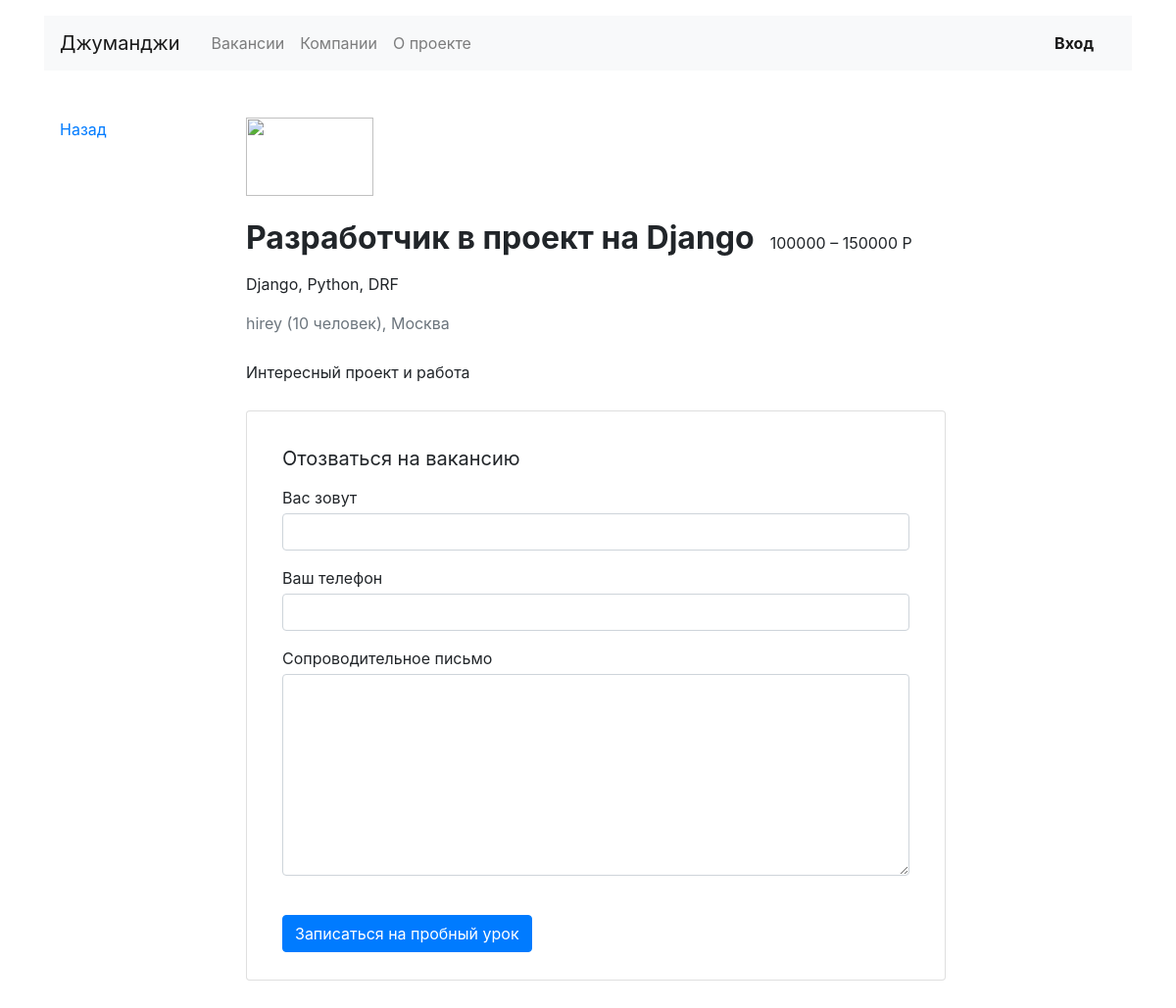
/vacancies/2/, run on the app's committed database.
### vacancy/models.py (models this page shows, shortened)
class Vacancy(models.Model):
    title = models.CharField(max_length=50)
    skills = models.TextField(blank=True, null=True)
    description = models.TextField()
    salary_min = models.IntegerField()
    salary_max = models.IntegerField()
    published_at = models.DateField()
    specialty = models.ForeignKey(
        Specialty,
        on_delete=models.CASCADE,
        related_name="vacancies")
    company = models.ForeignKey(
        Company,
        on_delete=models.CASCADE,
        related_name="vacancies")

class Company(models.Model):
    name = models.CharField(max_length=50)
    location = models.CharField(max_length=50, blank=True, null=True)
    logo = models.ImageField(
        upload_to=settings.MEDIA_COMPANY_IMAGE_DIR,
        blank=True, null=True)
    description = models.TextField(blank=True, null=True)
    employee_count = models.IntegerField(blank=True, null=True)
    owner = models.OneToOneField(
        User,
        on_delete=models.CASCADE)
    def __str__(self):
        return self.name

### vacancy/views.py (the view)
class VacancyDetailView(View):
    def get(self, request, id):
        form = ApplicationForm
        vacancy = Vacancy.objects.filter(pk=id).first()
        company = Company.objects.filter(name=vacancy.company).first()
        context = {
            'vacancy': vacancy,
            'company': company,
            'form': form}
        return render(request, 'vacancy.html', context=context)

### templates/vacancy.html (shortened to what this page needs)
{% extends 'base.html' %}
{% block content %}
  <main class="container mt-3 pb-5">
    <div class="row mt-5">
      <div class="col-12 col-lg-2">
        <div class="pl-3 mb-5">
          <p><a href="#">Назад</a></p>
        </div>
      </div>
      <div class="col-12 col-lg-8">
        <section class="pl-3">
          <a href="{% url 'companies' id=company.id %}"><img src="{% if company.logo %} {{ company.logo.url }} {% endif %}" width="130" height="80" alt=""></a>
          <div class="d-flex align-items-baseline align-content-baseline">
            <h1 class="h2 mt-4 font-weight-bold" >{{ vacancy.title }}</h1>
            <p class="m-0 pl-3">{{ vacancy.salary_min }} – {{ vacancy.salary_max }} Р</p>
          </div>
          <p class="mt-2">{{ vacancy.skills }}</p>
          <p class="text-muted mb-4">{{ company.name }} ({{ company.employee_count }} человек), {{ company.location }}</p>
          <div style="line-height: 1.8;">
            <p>{{ vacancy.description }}</p>
          </div>
          <form method="POST" action="{{ request.path }}send" class="card mt-4 mb-3">
            <div class="card-body mx-3">
              <p class="h5 mt-3 font-weight-normal">Отозваться на вакансию</p>
              <div class="form-group">
                <label class="mb-1 mt-2" for="written_username">Вас зовут</label>
                <input class="form-control" type="text" name="written_username" placeholder="" id="written_username">
              </div>
              <div class="form-group">
                <label class="mb-1" for="written_phone">Ваш телефон</label>
                <input class="form-control" type="tel" name="written_phone" placeholder="" id="written_phone">
              </div>
              <div class="form-group">
                <label class="mb-1" for="written_cover_letter" >Сопроводительное письмо</label>
                <textarea class="form-control" rows="8" name="written_cover_letter" id="written_cover_letter"></textarea>
              </div>
              <input type="submit" class="btn btn-primary mt-4 mb-2" value="Записаться на пробный урок">
            </div>
          </form>
        </section>
      </div>
    </div>
  </main>
{% endblock %}

### data on the page
Vacancy: title "Разработчик в проект на Django", salary_min "100000", salary_max "150000", skills "Django, Python, DRF", description "Интересный проект и работа"
Company: name "hirey", employee_count "10", location "Москва"
